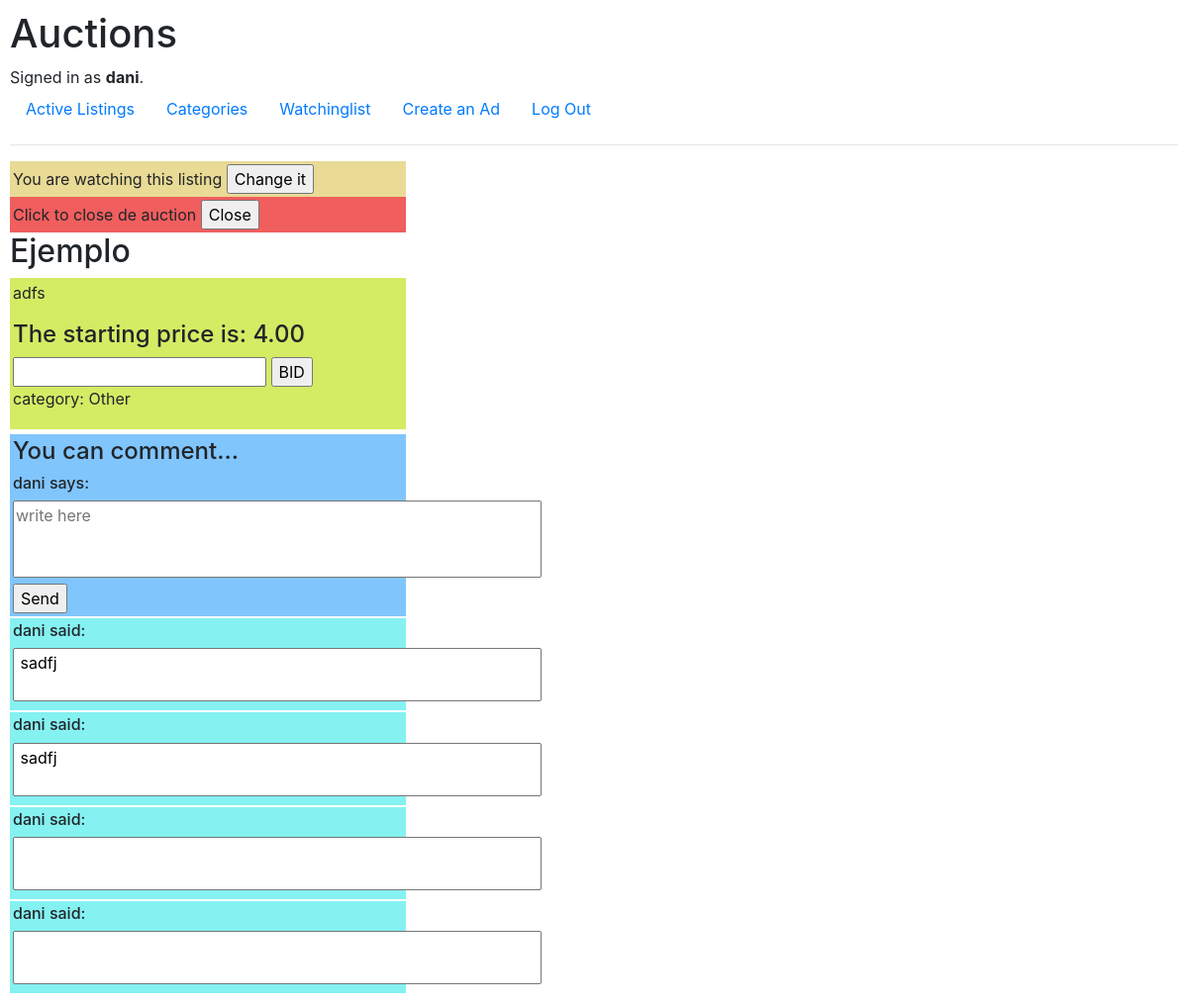
The page /ad/7 (signed in) on the database as committed earlier.
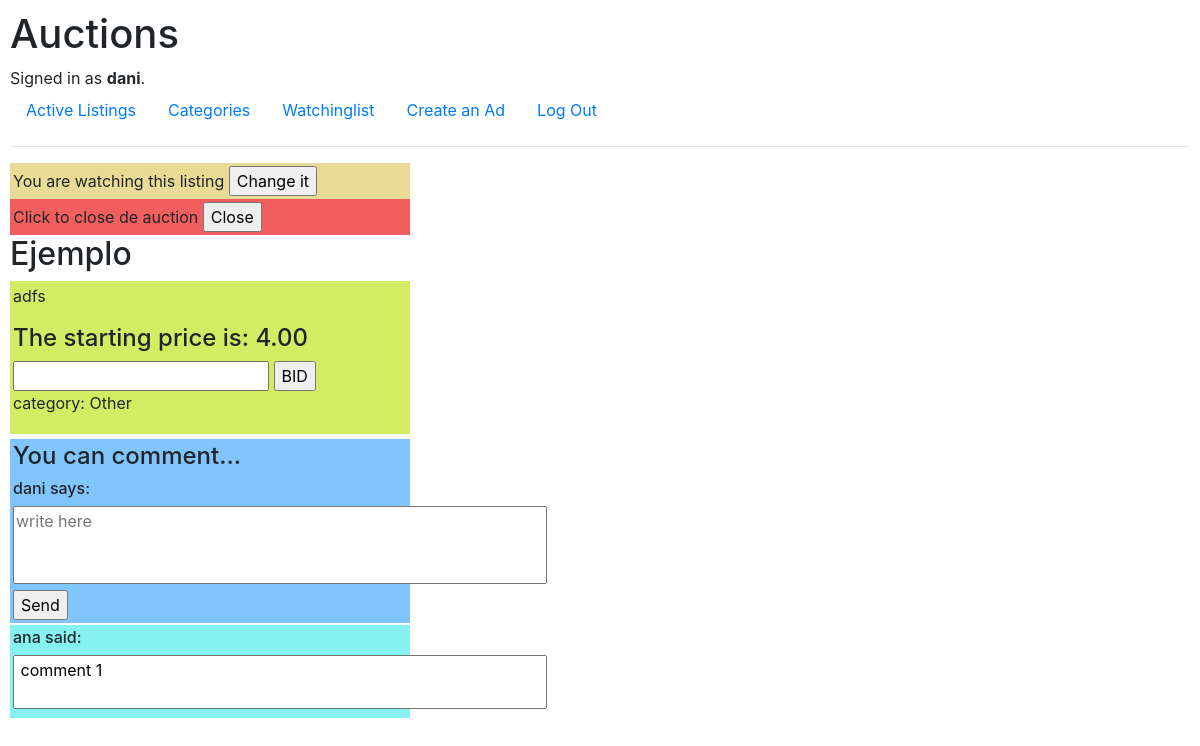
The same page on the database as committed later.
### auctions/models.py (models this page shows, shortened)
class User(AbstractUser):
    email = models.EmailField(blank=False)

class Ad(models.Model):
    user = models.ForeignKey(User, on_delete=models.CASCADE, related_name="ader",blank=False)
    title = models.CharField(max_length=50, blank=False)
    description = models.TextField(max_length=500, blank=False)
    start_bid = models.DecimalField(max_digits=7, decimal_places=2, blank=False)
    actual_price = models.DecimalField(max_digits=7, decimal_places=2, blank=False, default=0)
    image = models.URLField(blank=True)
    cat = models.ForeignKey(Cat, on_delete=models.SET_NULL, verbose_name="category", null=True, blank=True)
    active = models.BooleanField(default=True)

class Cat(models.Model):
    name = models.CharField(max_length=30, blank=False)
    def __str__(self):
        return f"{self.name}"

class Comment(models.Model):
    user = models.ForeignKey(User, on_delete=models.CASCADE, related_name="commenter", blank=False)
    ad = models.ForeignKey(Ad, on_delete=models.CASCADE, related_name="commented", blank=False)
    content = models.TextField(max_length=200, blank=False)

### auctions/views.py (the view, shortened to what this page needs)
# urls.py: path("ad/<int:ad_pk>", views.ad, name="ad"),
def ad(request, ad_pk):
    ad = Ad.objects.get(pk=ad_pk)
    if not request.user.is_authenticated:
        return render(request, "auctions/ad_notlog.html", {
            "ad_pk" : ad.pk,
            "ad" : ad,
        })
    username = request.user.username
    user = User.objects.get(username=username)
    max = Bid.objects.filter(user=user.id, ad=ad_pk).aggregate(Max("price"))
    max_user_bid = max["price__max"]
    user = User.objects.get(username=username)
    ader = User.objects.get(username=ad.user)
    if (user.pk==ader.pk):
        can_close=True
    else:
        can_close=False
    wl = Watchlist.objects.filter(user=user.pk, ad=ad_pk).first()
    if wl:
        watched = True
    else:
        watched = False
    msg = "You can make a bid here."
    try:
      comments = Comment.objects.filter(ad=ad_pk)
    except:
        comments = None
    return render(request, "auctions/ad.html", {
        "ad_pk" : ad.pk,
        "ad" : ad,
        "form" : NewBid(),
        "comments" : comments,
        "watched" : watched,
        "msg" : msg,
        "can_close" : can_close,
    })

### auctions/views.py
class NewBid(forms.Form):
    actual_price = forms.DecimalField(max_digits=7, decimal_places=2, label="")

### auctions/templates/auctions/ad.html (shortened to what this page needs)
{% extends "auctions/layout.html" %}
{% block body %}
<div style="margin: 0; background-color: rgb(233, 218, 149); width: 400px; padding: 3px;">
    <form action="{% url 'ad' ad.pk %}" method="post">
        <span>
            {% if watched %}
            You are watching this listing
            {% else %}
                You are not watching this listing
            {% endif %}
            <input type="submit" name="click" value="Change it">
        </span>
    </form>
</div>
{% if can_close %}
    <div style="margin: 0; background-color: rgb(240, 94, 94); width: 400px; padding: 3px;">
        <form action action="{% url 'ad' ad.pk %}" method="post">
            <span>
                Click to close de auction
                <input type="submit" name="click" value="Close">
            </span>
        </form>
    </div>
{% endif %}
<h2>{{ ad.title }}</h2>
    <div class="ad2">
        <p> {{ ad.description }} </p>
        {% if ad.actual_price == 0 %}
            <h4> The starting price is: {{ ad.start_bid }}</h4>
            <form action="{% url 'ad' ad.pk %}" method="post">
                {{ form }}
                <input type="submit" name="click" value="BID">
            </form>
        {% endif %}
        {% if ad.cat %}
            <p>category: {{ ad.cat }} </p>
        {% endif %}
    </div>
<div style="width: 400px;">
    <div >
        <div style="background-color: rgb(129, 197, 253); margin-bottom: 2px; padding: 3px;">
            <h4>You can comment... </h4>
            <h6> {{ user }} says:</h6>
            <form action="{% url 'ad' ad.pk %}" method="post">
                <textarea required name="newcomment" rows="3" cols="50" maxlength=200 placeholder="write here" style="resize: none;"></textarea>
                <input type="submit" name="click" value="Send">
            </form>
        </div>
    </div>
    <div>
        {% for comment in comments %}
            <div style="background-color: rgb(133, 241, 241); margin-bottom: 2px; padding: 3px;">
                <span>
                    <h6> {{ comment.user }} said:</h6>
                    <textarea readonly maxlength=200 cols="50" style="resize: none;"> {{ comment.content }} </textarea>
                </span>
            </div>
        {% endfor %}
    </div>
</div>
{% endblock %}

### auctions/templates/auctions/layout.html (shortened to what this page needs)
{% load static %}
<!DOCTYPE html>
<html lang="en">
    <head>
        <link rel="stylesheet" href="https://stackpath.bootstrapcdn.com/bootstrap/4.4.1/css/bootstrap.min.css">
        <link rel="stylesheet" href="{% static 'auctions/styles.css/' %}">
    </head>
    <body>
        <h1>Auctions</h1>
        <div>
            {% if user.is_authenticated %}
                Signed in as <strong>{{ user.username }}</strong>.
            {% else %}
                Not signed in.
            {% endif %}
        </div>
        <ul class="nav">
            <li class="nav-item">
                <a class="nav-link" href="{% url 'index' %}">Active Listings</a>
            </li>
            <li class="nav-item">
                <a class="nav-link" href="{% url 'categories' %}">Categories</a>
            </li>
            {% if user.is_authenticated %}
                <li class="nav-item">
                    <a class="nav-link" href="{% url 'watchinglist' %}">Watchinglist</a>
                </li>
                <li class="nav-item">
                    <a class="nav-link" href="{% url 'newad' %}">Create an Ad</a>
                </li>
                <li class="nav-item">
                    <a class="nav-link" href="{% url 'logout' %}">Log Out</a>
                </li>
            {% endif %}
        </ul>
        <hr>
        {% block body %}
        {% endblock %}
    </body>
</html>

### auctions/static/auctions/styles.css (style rules this page uses)
body { padding: 10px; }
.ad2 { margin-bottom: 5px; padding: 3px; background-color: rgb(211, 236, 100); width: 400px; align-content: center; }

Rows that differ between the two databases and show on the page:
removed Comment: user "dani", content "sadfj"
removed Comment: user "dani", content "sadfj"
removed Comment: user "dani"
removed Comment: user "dani"
added Comment: user "ana", content "comment 1"
